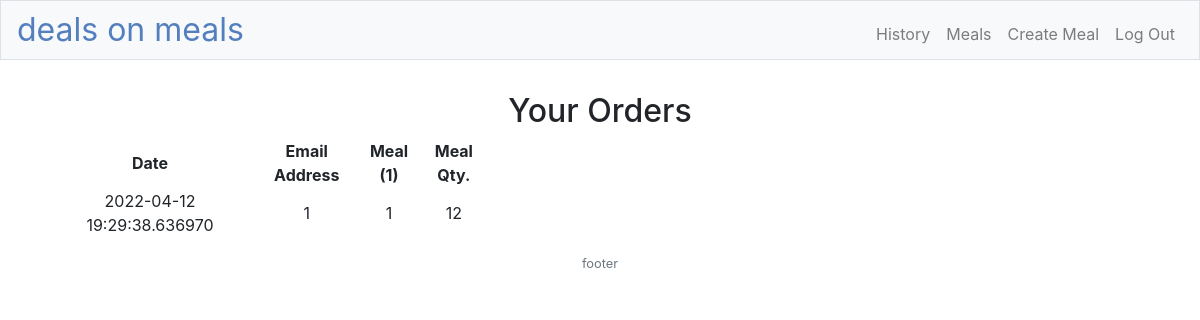
The app's page /history (signed in), older data.
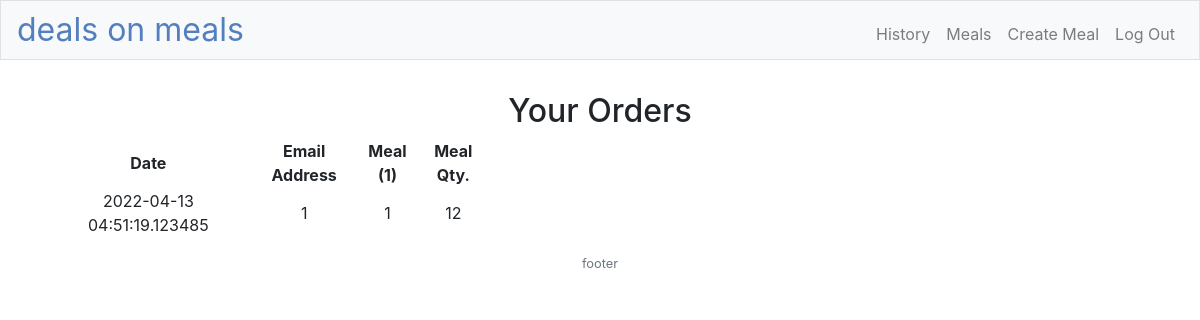
The same page, newer data.
### models.py (models this page shows, shortened)
class Order(db.Model):
    id = db.Column(db.Integer, primary_key=True)
    date = db.Column(db.DateTime(), nullable=False, default=datetime.datetime.utcnow)
    meal1Id = db.Column(db.Integer, db.ForeignKey('meal.id'), nullable=False)
    meal1Qty = db.Column(db.Integer, nullable=True)
    userId = db.Column(db.Integer, db.ForeignKey('user.id'), nullable=False)

### app.py (the view)
@app.route("/history")
def history():
    orders = Order.query.filter(Order.userId==session["user_id"])
    return render_template("orders.html", orders=orders)

### app.py (called while the page is built)
@app.after_request
def after_request(response):
    response.headers["Cache-Control"] = "no-cache, no-store, must-revalidate"
    response.headers["Expires"] = 0
    response.headers["Pragma"] = "no-cache"
    return response

### templates/orders.html (shortened to what this page needs)
{% extends "layout.html" %}
{% block main %}
    <form action="/" method="post">
            <div class="section">
                <h2>Your Orders</h2>
                <table style="width:40%;text-align:center">
                    <thead>
                        <tr>
                            <th>Date</th>
                            <th>Email Address</th>
                            <th>Meal (1)</th>
                            <th>Meal Qty.</th>
                        </tr>
                    </thead>
                    <tbody>
                        {%for order in orders %}
                        <tr>
                            <td>{{order.date}}</td>
                            <td>{{order.userId}}</td>
                            <td>{{order.meal1Id}}</td>
                            <td>{{order.meal1Qty}}</td>
                        </tr>
                        {% endfor %}
                    </tbody>
                </table>
            </div>
    </form>
{% endblock %}

### templates/layout.html (shortened to what this page needs)
<!DOCTYPE html>
<html lang="en">
    <head>
        <link rel="stylesheet" href="https://cdn.jsdelivr.net/npm/bootstrap@4.5.3/dist/css/bootstrap.min.css">
        <link href="/static/styles.css" rel="stylesheet">
    </head>
    <body>
            <nav class="navbar navbar-expand-md navbar-light bg-light border py-0">
                <a class="navbar-brand" href="/"><span class="blue">deals on meals</span></a>
                <div class="collapse navbar-collapse ml-auto" id="navbar">
                    <ul class="navbar-nav text-right ml-auto mt-2">
                        {% if session.user_id %}
                        <li class="nav-item"><a class="nav-link" href="/history">History</a></li>
                        <li class="nav-item"><a class="nav-link" href="/meals-edit">Meals</a></li>
                        <li class="nav-item"><a class="nav-link" href="/createMeal">Create Meal</a></li>
                        <li class="nav-item"><a class="nav-link" href="/logout">Log Out</a></li>
                        {% else %}
                        <li class="nav-item"><a class="nav-link" href="/register">Register</a></li>
                        <li class="nav-item"><a class="nav-link" href="/login">Log In</a></li>
                        {% endif %}
                    </ul>
                </div>
            </nav>
        <main class="container p-3">
            {% block main %}{% endblock %}
        </main>
        <footer class="small text-center text-muted">
            footer
        </footer>
    </body>
</html>

### static/styles.css (style rules this page uses)
nav .navbar-brand { font-size: xx-large; }
nav .navbar-brand .blue { color: #537fbe; }
main { overflow-x: auto; text-align: center; }

Row changes from the older to the newer data that the page shows:
changed Order: date "2022-04-12 19:29:38.636970" → "2022-04-13 04:51:19.123485"
